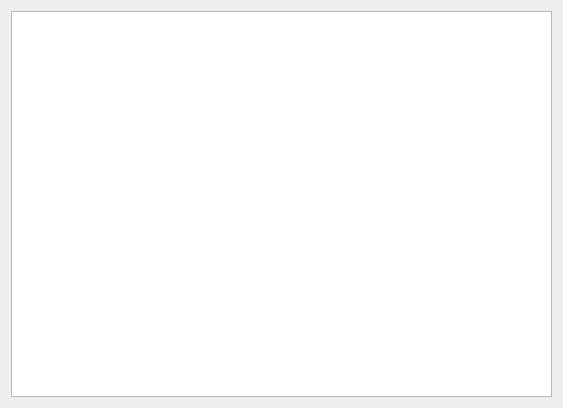
<?xml version="1.0" encoding="UTF-8"?>
<ui version="4.0">
 <class>Form</class>
 <widget class="QWidget" name="Form">
  <property name="geometry">
   <rect>
    <x>0</x>
    <y>0</y>
    <width>563</width>
    <height>408</height>
   </rect>
  </property>
  <property name="windowTitle">
   <string>Form</string>
  </property>
  <layout class="QVBoxLayout" name="verticalLayout">
   <item>
    <widget class="QGraphicsView" name="graphicsView"/>
   </item>
  </layout>
 </widget>
 <resources/>
 <connections/>
</ui>
